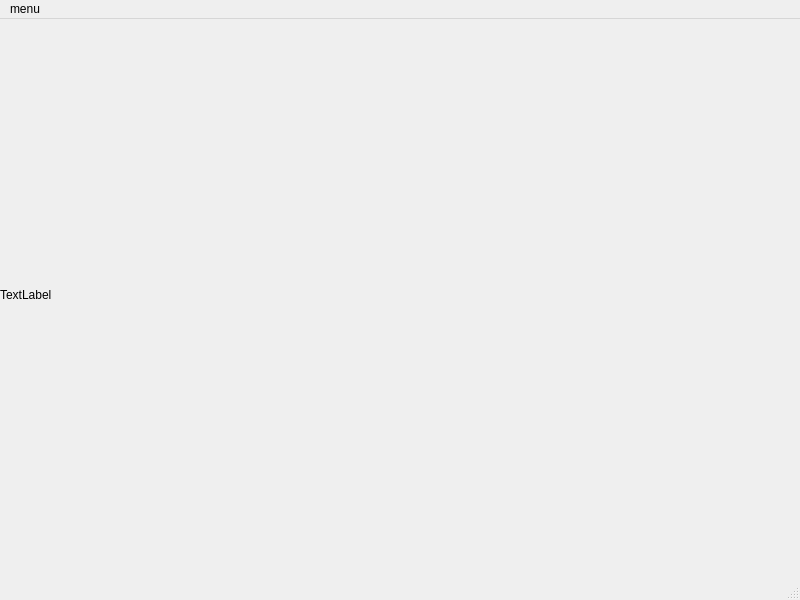
<?xml version="1.0" encoding="UTF-8"?>
<ui version="4.0">
 <class>MainWindow</class>
 <widget class="QMainWindow" name="MainWindow">
  <property name="geometry">
   <rect>
    <x>0</x>
    <y>0</y>
    <width>800</width>
    <height>600</height>
   </rect>
  </property>
  <property name="windowTitle">
   <string>MainWindow</string>
  </property>
  <widget class="QWidget" name="centralwidget">
   <widget class="QLabel" name="label">
    <property name="geometry">
     <rect>
      <x>0</x>
      <y>0</y>
      <width>791</width>
      <height>551</height>
     </rect>
    </property>
    <property name="text">
     <string>TextLabel</string>
    </property>
   </widget>
  </widget>
  <widget class="QMenuBar" name="menubar">
   <property name="geometry">
    <rect>
     <x>0</x>
     <y>0</y>
     <width>800</width>
     <height>22</height>
    </rect>
   </property>
   <widget class="QMenu" name="menumenu">
    <property name="title">
     <string>menu</string>
    </property>
    <addaction name="actionadd"/>
    <addaction name="actionadd_Rectangle"/>
    <addaction name="actioncut_off"/>
    <addaction name="actionadd_polygon"/>
    <addaction name="actionadd_cutting_polynom"/>
    <addaction name="actionpolygon_cut_off"/>
    <addaction name="actionclear_polygons"/>
   </widget>
   <addaction name="menumenu"/>
  </widget>
  <widget class="QStatusBar" name="statusbar"/>
  <action name="actionadd">
   <property name="text">
    <string>add</string>
   </property>
  </action>
  <action name="actionadd_Rectangle">
   <property name="text">
    <string>add Rectangle</string>
   </property>
  </action>
  <action name="actioncut_off">
   <property name="text">
    <string>cut off</string>
   </property>
  </action>
  <action name="actionadd_polygon">
   <property name="text">
    <string>add polygon </string>
   </property>
  </action>
  <action name="actionpolygon_cut_off">
   <property name="text">
    <string>polygon cut off</string>
   </property>
  </action>
  <action name="actionadd_cutting_polynom">
   <property name="text">
    <string>add cutting polynom</string>
   </property>
  </action>
  <action name="actionclear_polygons">
   <property name="text">
    <string>clear polygons</string>
   </property>
  </action>
 </widget>
 <resources/>
 <connections/>
</ui>
